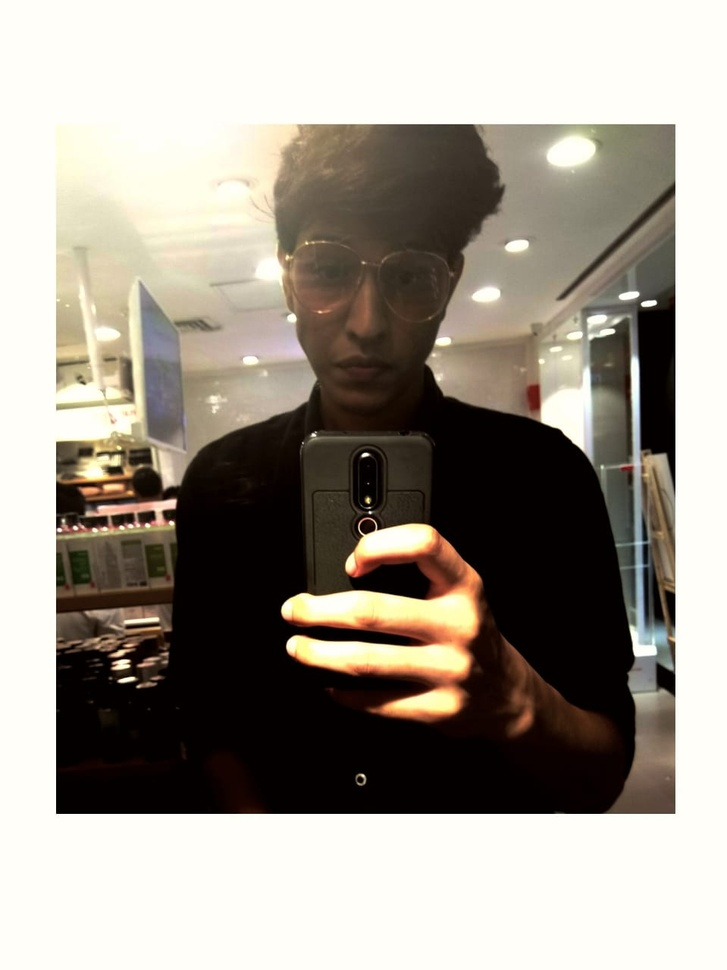
#> input picture img.jpeg, 727 x 970 px, shrunk from 959 x 1280 before the run
$ python canny.py
#> lines starting #> are read from the running program, lines starting #| are printed output that depends on the picture; after the words box and inside, x2 and y2 are one past the last pixel; in counts of white or black regions, pixels touching at a corner belong together
import cv2

image = cv2.imread("img.jpeg")
#> image is the input picture: shape (970, 727, 3); mean B, G, R 141.9, 151.8, 158.5
image = cv2.cvtColor(image, cv2.COLOR_BGR2GRAY)
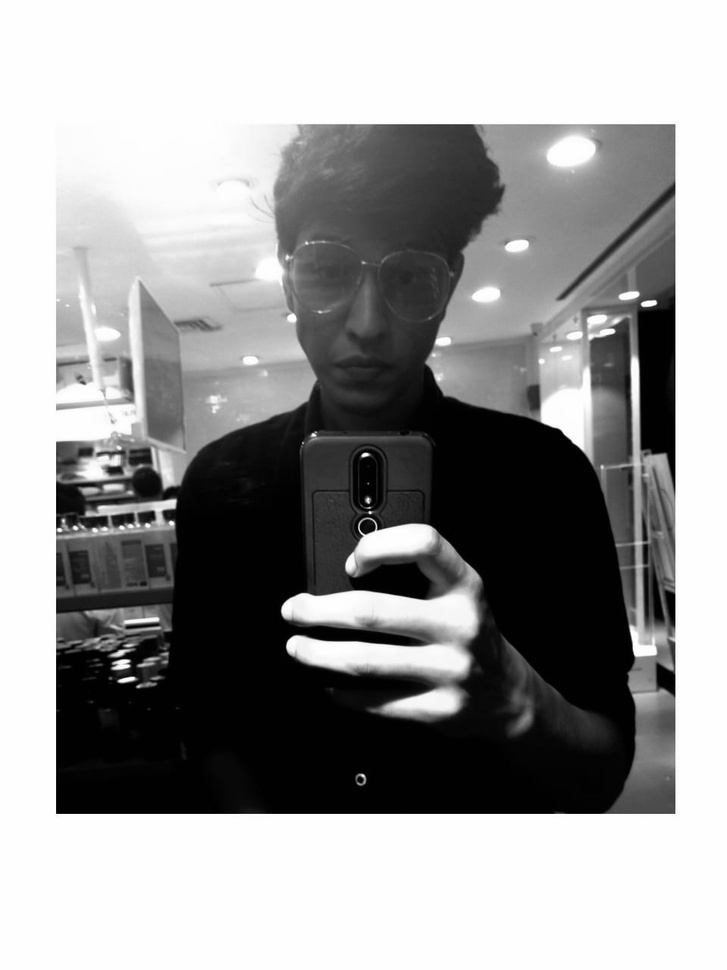
#> image: shape (970, 727); min 0, max 255, mean 152.8
image = cv2.GaussianBlur(image, (5, 5), 0)
cv2.imshow("Blurred", image)

# When performing Canny edge detection we need two values
# for hysteresis: threshold1 and threshold2. Any gradient
# value larger than threshold2 are considered to be an
# edge. Any value below threshold1 are considered not to
# ben an edge. Values in between threshold1 and threshold2
# are either classified as edges or non-edges based on how
# the intensities are "connected". In this case, any gradient
# values below 30 are considered non-edges whereas any value
# above 150 are considered edges.

canny = cv2.Canny(image, 0,50)
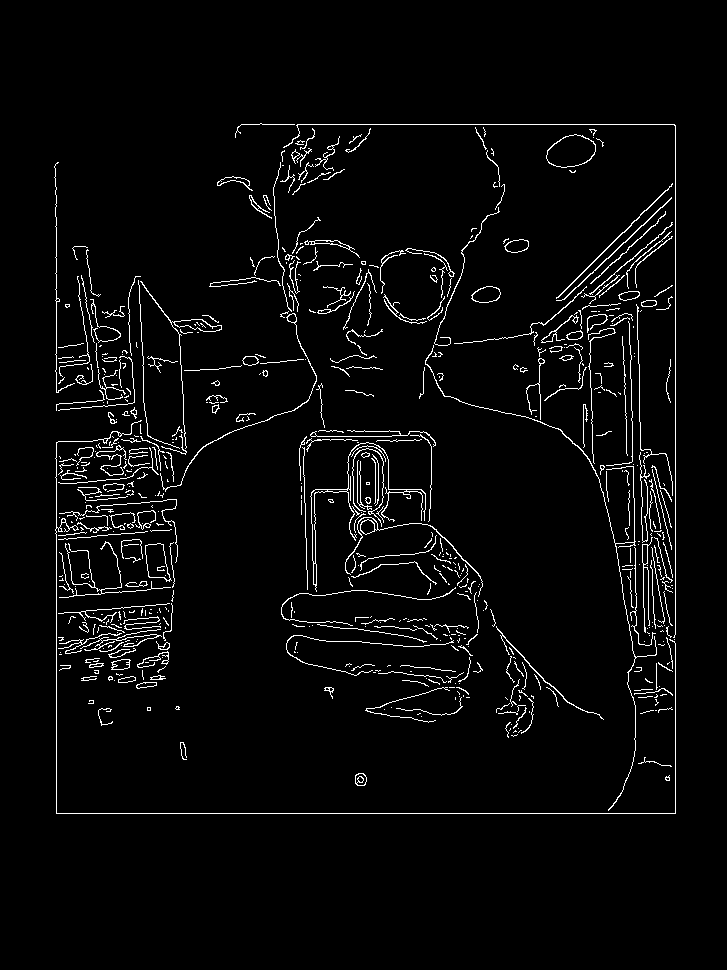
#> canny: shape (970, 727); 3.4% white in thin lines or dots, all inside (x1, y1, x2, y2) = (54, 123, 676, 814)
cv2.imshow("Canny", canny)
cv2.waitKey(0)
